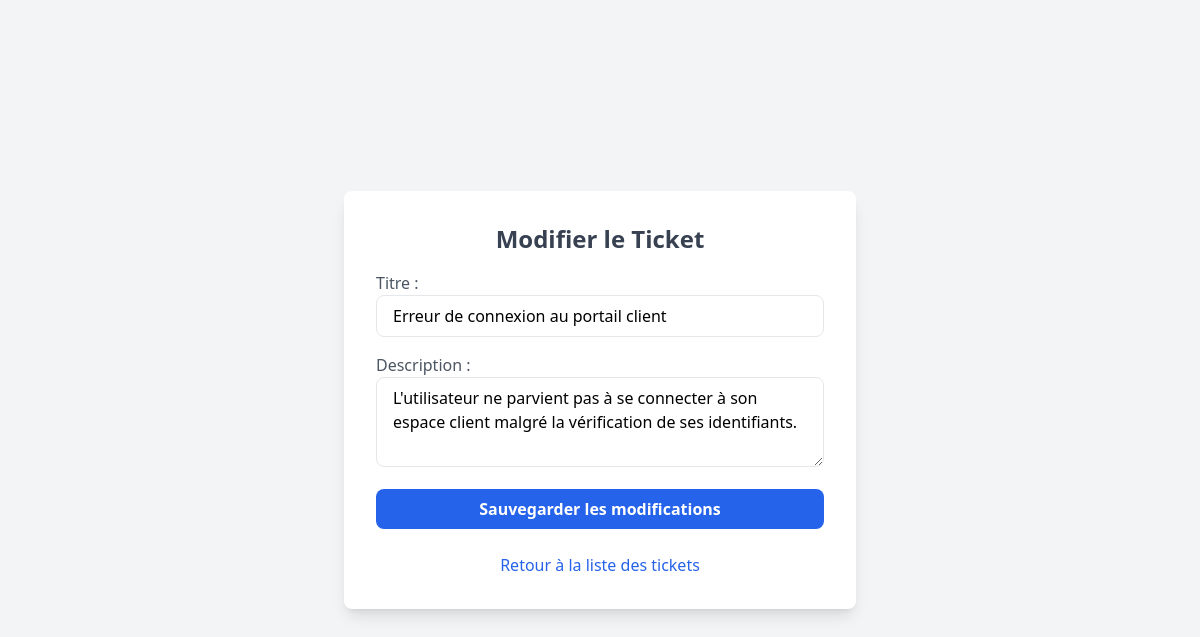
The page /edit_ticket/1 (signed in) on the database its author committed.
### site_flask/app.py (models this page shows)
class Ticket(db.Model):
    id = db.Column(db.Integer, primary_key=True)
    user_id = db.Column(db.Integer, db.ForeignKey('user.id'), nullable=False)  # Clé étrangère
    title = db.Column(db.String(100), nullable=False)
    description = db.Column(db.Text, nullable=False)
    status = db.Column(db.String(50), nullable=False, default="ouvert")  # Exemple : ouvert, en cours, fermé

### site_flask/app.py (the view)
@app.route('/edit_ticket/<int:ticket_id>', methods=['GET', 'POST'])
def edit_ticket(ticket_id):
    if 'user_id' not in session:
        flash("Veuillez vous connecter d'abord.", 'warning')
        return redirect(url_for('login'))
    user_id = session['user_id']
    ticket = Ticket.query.filter_by(id=ticket_id, user_id=user_id).first()
    if not ticket:
        flash("Ticket introuvable ou vous n'avez pas les permissions.", 'error')
        return redirect(url_for('tickets'))
    if request.method == 'POST':
        ticket.title = request.form.get('title')
        ticket.description = request.form.get('description')
        db.session.commit()
        flash("Ticket modifié avec succès.", 'success')
        return redirect(url_for('tickets'))
    return render_template('edit_ticket.html', ticket=ticket)

### site_flask/templates/edit_ticket.html (shortened to what this page needs)
<!DOCTYPE html>
<html lang="fr">
<head>
    <script src="https://cdn.tailwindcss.com"></script>
</head>
<body class="bg-gray-100 flex items-center justify-center min-h-screen p-6">
    <div class="bg-white shadow-lg rounded-lg p-8 w-full max-w-lg">
        <h1 class="text-2xl font-bold text-center text-gray-700 mb-4">Modifier le Ticket</h1>
        <form method="POST" class="space-y-4">
            <div>
                <label for="title" class="block text-gray-600">Titre :</label>
                <input type="text" id="title" name="title" value="{{ ticket.title }}" required
                    class="w-full px-4 py-2 border rounded-lg focus:outline-none focus:ring-2 focus:ring-blue-500">
            </div>
            <div>
                <label for="description" class="block text-gray-600">Description :</label>
                <textarea id="description" name="description" rows="3" required
                    class="w-full px-4 py-2 border rounded-lg focus:outline-none focus:ring-2 focus:ring-blue-500">{{ ticket.description }}</textarea>
            </div>
            <button type="submit"
                class="w-full bg-blue-600 hover:bg-blue-700 text-white font-bold py-2 px-4 rounded-lg transition duration-300">
                Sauvegarder les modifications
            </button>
        </form>
        <div class="mt-6 text-center">
            <a href="{{ url_for('tickets') }}" class="text-blue-600 hover:underline">Retour à la liste des tickets</a>
        </div>
    </div>
</body>
</html>

### rows shown on the page
Ticket: title "Erreur de connexion au portail client", description "L'utilisateur ne parvient pas à se connecter à son espace client malgré la vérification de ses identifiants."
